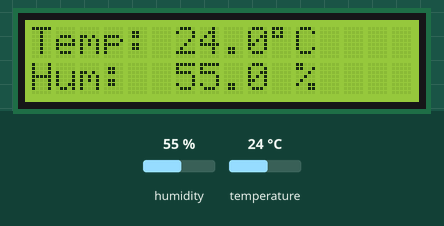
Simulated run of this sketch. Board: ESP32. Parts: 16×2 character LCD. Inputs (shaded band) come from the test bench; at power-on: humidity 55 %, temperature 24 °C. What the sketch prints to the serial monitor is not drawn.

Above: at 3.2 s.
3.3 s: humidity set to 22 %
At 5.5 s:
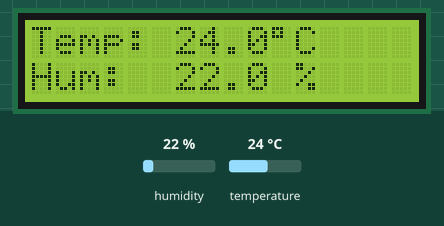
6.0 s: temperature set to 12 °C
At 7.1 s:
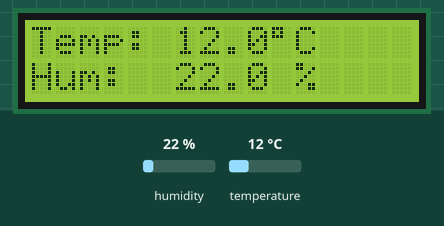
8.7 s: humidity set to 40 %
At 11.4 s:
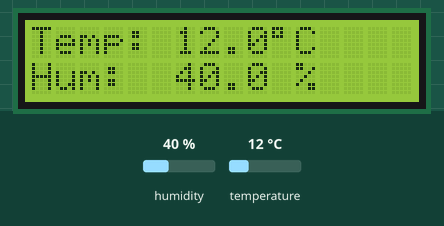
11.7 s: temperature set to 19 °C
At 13.1 s:
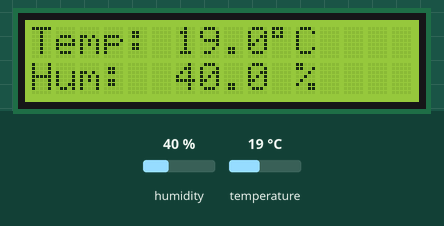
Timing chart, 0 to 14.7 s (numbered marks = the images above; inputs shaded):
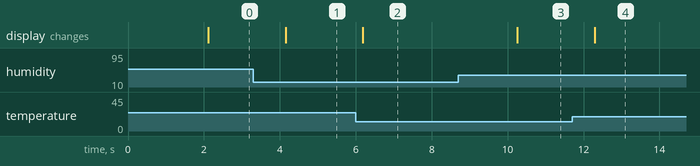

Measured:
- after the input at 3.3 s, the display: changes after 0.85 s (image 1)
- after the input at 6.0 s, the display: changes after 0.18 s (image 2)
- after the input at 8.7 s, the display: changes after 1.6 s (image 3)
- after the input at 11.7 s, the display: changes after 0.59 s (image 4)

The sketch:

sketch.ino
```cpp
#include <DHT.h>
#include <Wire.h>
#include <LiquidCrystal_I2C.h>

// Pin Definitions based on your diagram
#define DHTPIN 4     // DHT22 Data pin connected to GPIO 13
#define DHTTYPE DHT22   // Specifying the sensor type

// LCD Settings
LiquidCrystal_I2C lcd(0x27, 16, 2);
DHT dht(DHTPIN, DHTTYPE);

void setup() {
  Serial.begin(115200);

  // Initialize peripherals
  dht.begin();
  lcd.init();
  lcd.backlight();

  // Initial Boot Screen
  lcd.setCursor(0, 0);
  lcd.print("Mazen");
  lcd.setCursor(0, 1);
  lcd.print("is here");
  delay(2000);
  lcd.clear();
}

void loop() {
  // Reading temperature or humidity takes about 250 milliseconds!
  float h = dht.readHumidity();
  float t = dht.readTemperature(); // Read temperature as Celsius

  // Check if any reads failed
  if (isnan(h) || isnan(t)) {
    lcd.setCursor(0, 0);
    lcd.print("Sensor Error  ");
    return;
  }

  // Display Temperature
  lcd.setCursor(0, 0);
  lcd.print("Temp: ");
  lcd.print(t, 1); // 1 decimal place
  lcd.print((char)223); // Degree symbol
  lcd.print("C   ");

  // Display Humidity
  lcd.setCursor(0, 1);
  lcd.print("Hum:  ");
  lcd.print(h, 1);
  lcd.print(" %    ");

  // Debug to Serial Monitor
  Serial.print("Temp: ");
  Serial.print(t);
  Serial.print("C | Humidity: ");
  Serial.println(h);

  delay(2000); // Wait 2 seconds between measurements
}
```
